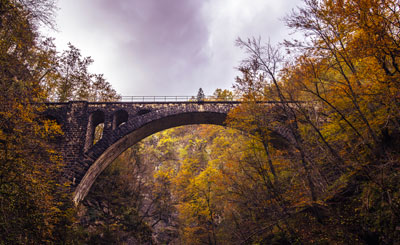
#> input picture data/input/bridge.jpg, 400 x 245 px; its folder holds only this picture in this run
$ python preprocess.py
#> lines starting #> are read from the running program, lines starting #| are printed output that depends on the picture; after the words box and inside, x2 and y2 are one past the last pixel; in counts of white or black regions, pixels touching at a corner belong together
#> in run_preprocess, img is the input picture: shape (245, 400, 3); mean B, G, R 80, 91.1, 112.4
from pathlib import Path
import cv2
import imutils

VALID_EXTS = {".jpg", ".jpeg", ".png", ".bmp", ".tif", ".tiff"}

def preprocess_image(img):
    # 1) resize giữ tỉ lệ
    img = imutils.resize(img, width=1400)
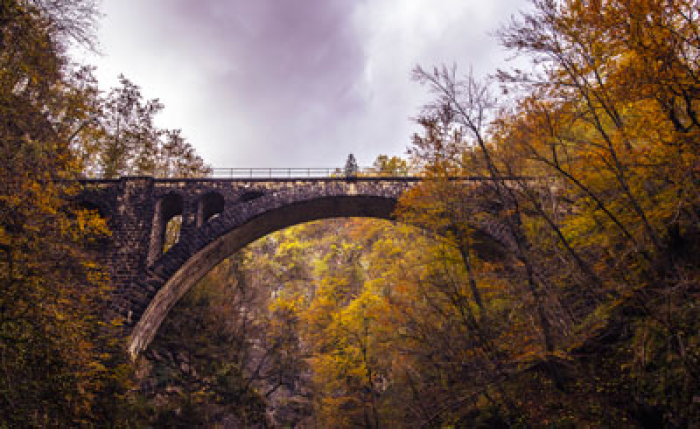
#> img: shape (857, 1400, 3) (shown at 1/2 size); mean of channels 0, 1, 2 80, 91.1, 112.4; drawn as B, G, R

    # 2) grayscale + denoise nhẹ
    gray = cv2.cvtColor(img, cv2.COLOR_BGR2GRAY)
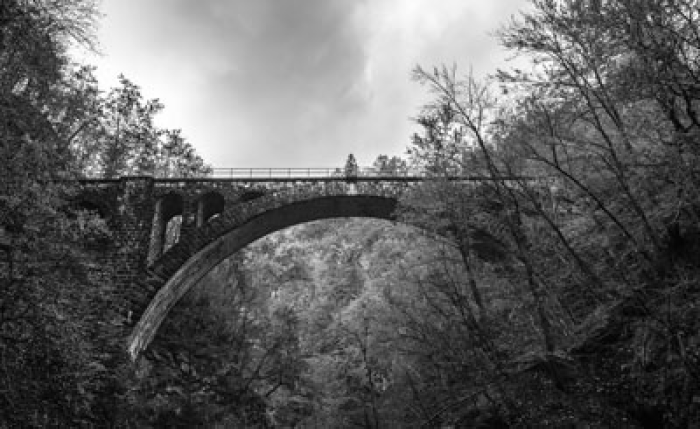
#> gray: shape (857, 1400) (shown at 1/2 size); min 0, max 255, mean 96.2
    gray = cv2.GaussianBlur(gray, (5, 5), 0)

    # 3) tăng tương phản cục bộ (hữu ích cho OCR)
    clahe = cv2.createCLAHE(clipLimit=2.0, tileGridSize=(8, 8))
    gray = clahe.apply(gray)
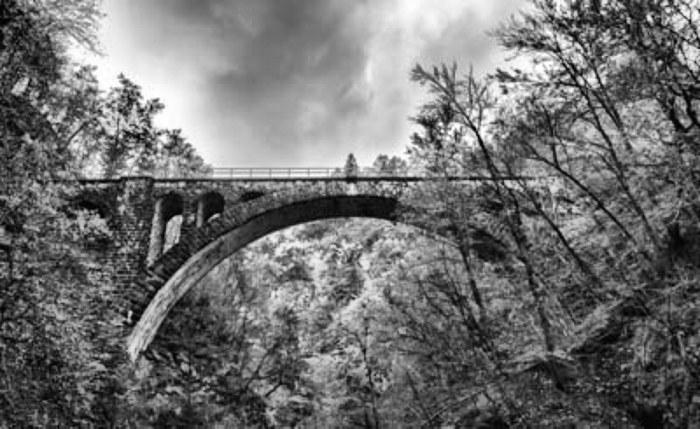
#> gray: shape (857, 1400) (shown at 1/2 size); min 1, max 255, mean 112

    # 4) nhị phân thích nghi
    bw = cv2.adaptiveThreshold(
        gray, 255,
        cv2.ADAPTIVE_THRESH_GAUSSIAN_C,
        cv2.THRESH_BINARY, 31, 15
    )
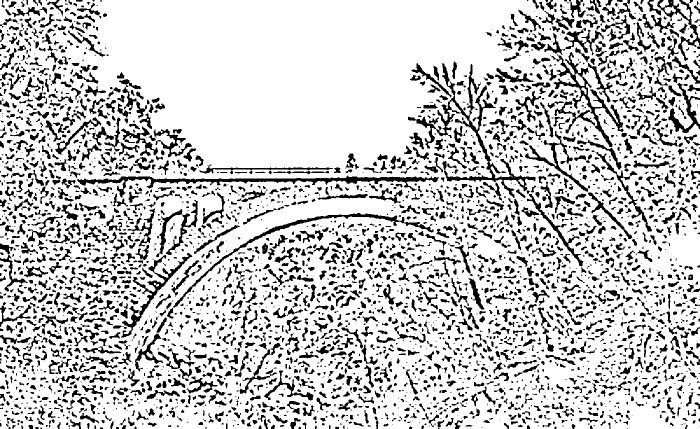
#> bw: shape (857, 1400) (shown at 1/2 size); 79.6% white; 3876 black regions (1635 under 20 px), largest, box (x1, y1, x2, y2) and area: (816, 127, 1071, 396) 7061, (154, 351, 878, 395) 5874, (1107, 104, 1247, 295) 3739

    # 5) morphology nhẹ để làm sạch
    kernel = cv2.getStructuringElement(cv2.MORPH_RECT, (2, 2))
    bw = cv2.morphologyEx(bw, cv2.MORPH_OPEN, kernel, iterations=1)
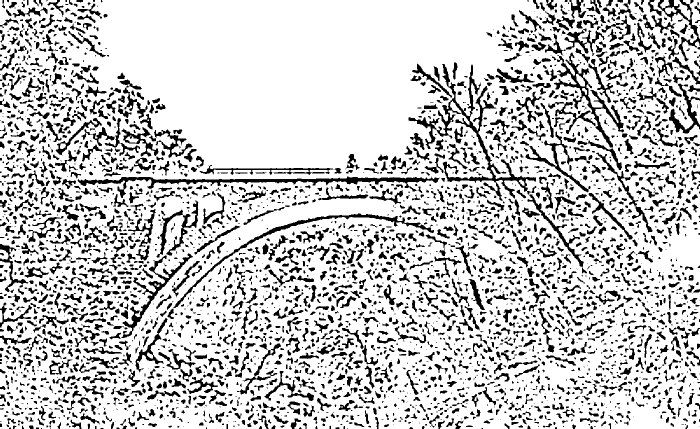
#> bw: shape (857, 1400) (shown at 1/2 size); 79.5% white; 3635 black regions (1498 under 20 px), largest, box (x1, y1, x2, y2) and area: (817, 128, 1073, 402) 7746, (155, 352, 879, 396) 5883, (1108, 105, 1248, 340) 4434

    return bw

def run_preprocess(input_dir: Path, output_dir: Path):
    output_dir.mkdir(parents=True, exist_ok=True)
    files = [p for p in input_dir.iterdir() if p.suffix.lower() in VALID_EXTS]

    if not files:
        print(f"[WARN] Không có ảnh trong: {input_dir}")
        return []

    saved = []
    for p in files:
        img = cv2.imread(str(p))
        if img is None:
            print(f"[SKIP] Không đọc được ảnh: {p}")
            continue

        out = preprocess_image(img)
        out_path = output_dir / p.name
        cv2.imwrite(str(out_path), out)
        saved.append(out_path)
        print(f"[OK] {p.name} -> {out_path}")

    return saved

if __name__ == "__main__":
    base = Path(__file__).resolve().parents[1]
    inp = base / "data" / "input"
    out = base / "data" / "preprocessed"
    run_preprocess(inp, out)

$ run again, on data/input/cactus.jpg
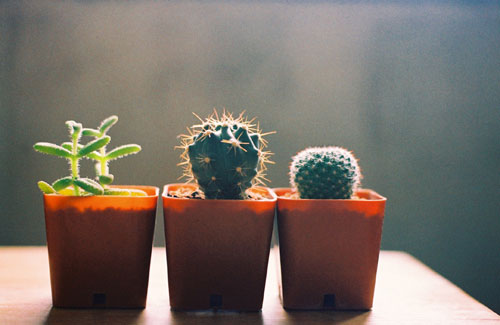
#> input picture data/input/cactus.jpg, 500 x 325 px
#> in run_preprocess, img is the input picture: shape (325, 500, 3); mean B, G, R 103.2, 110.7, 118.9
#> img: shape (910, 1400, 3)
#> in preprocess_image, `gray = clahe.apply(gray)`:
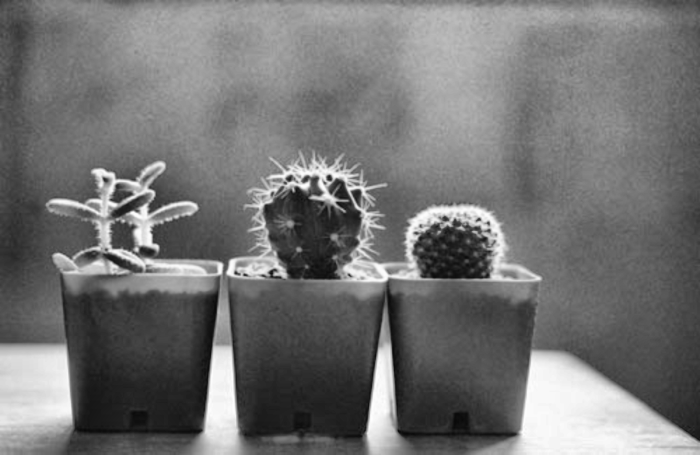
#> gray: shape (910, 1400) (shown at 1/2 size); min 7, max 254, mean 115.4
#> in preprocess_image, `bw = cv2.morphologyEx(bw, cv2.MORPH_OPEN, kernel, iterations=1)`:
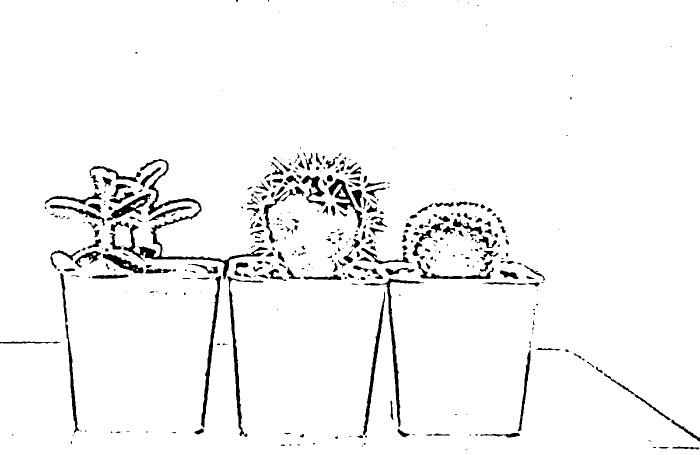
#> bw: shape (910, 1400) (shown at 1/2 size); 96% white; 436 black regions (203 under 20 px), largest, box (x1, y1, x2, y2) and area: (247, 318, 536, 559) 5161, (727, 557, 848, 854) 2259, (454, 553, 527, 874) 2145
